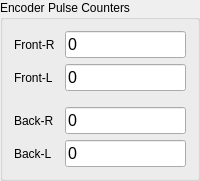
       <widget class="QGroupBox" name="encPulseCtrsBox">
        <property name="geometry">
         <rect>
          <x>28</x>
          <y>220</y>
          <width>200</width>
          <height>165</height>
         </rect>
        </property>
        <property name="sizePolicy">
         <sizepolicy hsizetype="Fixed" vsizetype="Fixed">
          <horstretch>0</horstretch>
          <verstretch>0</verstretch>
         </sizepolicy>
        </property>
        <property name="title">
         <string>Encoder Pulse Counters</string>
        </property>
        <layout class="QHBoxLayout" name="horizontalLayout_9">
         <item>
          <layout class="QVBoxLayout" name="encPulseCtrsLabelsBox">
           <item>
            <widget class="QLabel" name="encPulseCtrsFRLabel">
             <property name="sizePolicy">
              <sizepolicy hsizetype="Preferred" vsizetype="Preferred">
               <horstretch>0</horstretch>
               <verstretch>0</verstretch>
              </sizepolicy>
             </property>
             <property name="text">
              <string>Front-R</string>
             </property>
            </widget>
           </item>
           <item>
            <widget class="QLabel" name="encPulseCtrsFLLabel">
             <property name="text">
              <string>Front-L</string>
             </property>
            </widget>
           </item>
           <item>
            <spacer name="verticalSpacer_12">
             <property name="orientation">
              <enum>Qt::Orientation::Vertical</enum>
             </property>
             <property name="sizeType">
              <enum>QSizePolicy::Policy::Fixed</enum>
             </property>
             <property name="sizeHint" stdset="0">
              <size>
               <width>20</width>
               <height>10</height>
              </size>
             </property>
            </spacer>
           </item>
           <item>
            <widget class="QLabel" name="encPulseCtrsBRLabel">
             <property name="text">
              <string>Back-R</string>
             </property>
            </widget>
           </item>
           <item>
            <widget class="QLabel" name="encPulseCtrsBLLabel">
             <property name="text">
              <string>Back-L</string>
             </property>
            </widget>
           </item>
          </layout>
         </item>
         <item>
          <spacer name="horizontalSpacer_18">
           <property name="orientation">
            <enum>Qt::Orientation::Horizontal</enum>
           </property>
           <property name="sizeType">
            <enum>QSizePolicy::Policy::Fixed</enum>
           </property>
           <property name="sizeHint" stdset="0">
            <size>
             <width>4</width>
             <height>20</height>
            </size>
           </property>
          </spacer>
         </item>
         <item>
          <layout class="QVBoxLayout" name="encPulseCtrsValuesBox">
           <property name="sizeConstraint">
            <enum>QLayout::SizeConstraint::SetDefaultConstraint</enum>
           </property>
           <item>
            <widget class="QLineEdit" name="encPulseCtrsFRValue">
             <property name="sizePolicy">
              <sizepolicy hsizetype="Preferred" vsizetype="Fixed">
               <horstretch>0</horstretch>
               <verstretch>0</verstretch>
              </sizepolicy>
             </property>
             <property name="font">
              <font>
               <pointsize>12</pointsize>
              </font>
             </property>
             <property name="focusPolicy">
              <enum>Qt::FocusPolicy::NoFocus</enum>
             </property>
             <property name="text">
              <string>0</string>
             </property>
             <property name="frame">
              <bool>true</bool>
             </property>
             <property name="dragEnabled">
              <bool>true</bool>
             </property>
             <property name="readOnly">
              <bool>true</bool>
             </property>
            </widget>
           </item>
           <item>
            <widget class="QLineEdit" name="encPulseCtrsFLValue">
             <property name="sizePolicy">
              <sizepolicy hsizetype="Preferred" vsizetype="Fixed">
               <horstretch>0</horstretch>
               <verstretch>0</verstretch>
              </sizepolicy>
             </property>
             <property name="font">
              <font>
               <pointsize>12</pointsize>
              </font>
             </property>
             <property name="focusPolicy">
              <enum>Qt::FocusPolicy::NoFocus</enum>
             </property>
             <property name="text">
              <string>0</string>
             </property>
             <property name="frame">
              <bool>true</bool>
             </property>
             <property name="dragEnabled">
              <bool>true</bool>
             </property>
             <property name="readOnly">
              <bool>true</bool>
             </property>
            </widget>
           </item>
           <item>
            <spacer name="verticalSpacer_13">
             <property name="orientation">
              <enum>Qt::Orientation::Vertical</enum>
             </property>
             <property name="sizeType">
              <enum>QSizePolicy::Policy::Fixed</enum>
             </property>
             <property name="sizeHint" stdset="0">
              <size>
               <width>20</width>
               <height>10</height>
              </size>
             </property>
            </spacer>
           </item>
           <item>
            <widget class="QLineEdit" name="encPulseCtrsBRValue">
             <property name="sizePolicy">
              <sizepolicy hsizetype="Preferred" vsizetype="Fixed">
               <horstretch>0</horstretch>
               <verstretch>0</verstretch>
              </sizepolicy>
             </property>
             <property name="font">
              <font>
               <pointsize>12</pointsize>
              </font>
             </property>
             <property name="focusPolicy">
              <enum>Qt::FocusPolicy::NoFocus</enum>
             </property>
             <property name="text">
              <string>0</string>
             </property>
             <property name="frame">
              <bool>true</bool>
             </property>
             <property name="dragEnabled">
              <bool>true</bool>
             </property>
             <property name="readOnly">
              <bool>true</bool>
             </property>
            </widget>
           </item>
           <item>
            <widget class="QLineEdit" name="encPulseCtrsBLValue">
             <property name="sizePolicy">
              <sizepolicy hsizetype="Preferred" vsizetype="Fixed">
               <horstretch>0</horstretch>
               <verstretch>0</verstretch>
              </sizepolicy>
             </property>
             <property name="font">
              <font>
               <pointsize>12</pointsize>
              </font>
             </property>
             <property name="focusPolicy">
              <enum>Qt::FocusPolicy::NoFocus</enum>
             </property>
             <property name="text">
              <string>0</string>
             </property>
             <property name="frame">
              <bool>true</bool>
             </property>
             <property name="dragEnabled">
              <bool>true</bool>
             </property>
             <property name="readOnly">
              <bool>true</bool>
             </property>
            </widget>
           </item>
          </layout>
         </item>
        </layout>
       </widget>
